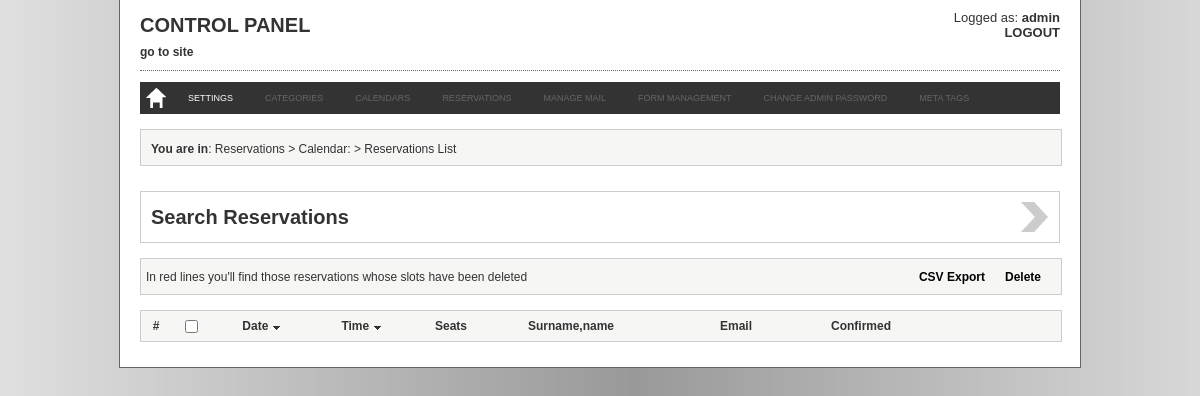
Page /admin/reservation.php (signed in) on the committed database.
### tables this page shows
CREATE TABLE `booking_texts` (
  `text_id` int(11) unsigned NOT NULL AUTO_INCREMENT,
  `page_id` int(11) NOT NULL,
  `text_label` varchar(255) NOT NULL DEFAULT '',
  `text_value` text NOT NULL,
  PRIMARY KEY (`text_id`)
);

### admin/common.php (called while the page is built, shortened)
<?php
include_once dirname(__FILE__).'/class/settings.class.php';
$settingObj = new setting();
include_once dirname(__FILE__).'/class/lang.class.php';
$langObj = new lang();
?>

### admin/class/lang.class.php (called while the page is built, shortened)
<?php
class lang {
	private function doLanguageQuery($label) {
		$languageQry = mysql_query("SELECT * FROM booking_texts WHERE text_label='".mysql_real_escape_string($label)."'");
		return stripslashes(mysql_result($languageQry,0,'text_value'));
	}
	public function getLabel($label) {
		return lang::doLanguageQuery($label);
	}
}
?>

### admin/class/settings.class.php (called while the page is built, shortened)
<?php
class setting {
	private function doSettingQuery($setting) {
		$settingQry = mysql_query("SELECT * FROM booking_config WHERE config_name='".mysql_real_escape_string($setting)."'");
		return mysql_result($settingQry,0,'config_value');
	}
	public function getReservationConfirmationMode() {
		return setting::doSettingQuery('reservation_confirmation_mode');
	}
	public function getSiteDomain() {
		return setting::doSettingQuery('site_domain');
	}
}
?>

### admin/reservation.php (the view, shortened to what this page needs)
<?php
include 'common.php';
include 'include/header.php';
$calendarObj->setCalendar($_GET["calendar_id"]);
?>
<div id="top_bg_container_all">
    <div id="container_all">
        <div id="container_content">
			<?php
            include 'include/menu.php';
            ?>
            <div id="action_bar">
            	<div class="breadcrumb"><strong><?php echo $langObj->getLabel("RESERVATION_YOU_ARE_IN");?></strong>: <a href="reservations.php"><?php echo $langObj->getLabel("RESERVATIONS");?></a> > <?php echo $langObj->getLabel("CALENDAR");?>: <?php echo $calendarObj->getCalendarTitle(); ?> > <?php echo $langObj->getLabel("RESERVATIONS_LIST");?></div>
            </div>
            <div id="rowspace"></div>
            <div class="manage_slot_box_container">
                <div class="manage_slot_box_title"><a href="javascript:openSection('create_div');"><?php echo $langObj->getLabel("RESERVATION_SEARCH_RESERVATION_LABEL");?></a></div>
            </div>
            <div id="action_bar">
                <div id="action"><a onclick="javascript:delItems('manage_reservations','reservations[]','delReservations','<?php echo $langObj->getLabel("RESERVATION_DELETE_MULTIPLE_ALERT");?>','<?php echo $langObj->getLabel("NO_ITEMS_SELECTED"); ?>')"><?php echo $langObj->getLabel("RESERVATIONS_DELETE");?></a></div>
                <div id="action"><a onclick="javascript:CSVexport()"><?php echo $langObj->getLabel("CSV_EXPORT");?></a></div>
                <div id="action" style="float:left; padding-left: 5px; font-weight: normal;"><?php echo $langObj->getLabel("RESERVATION_RED_LABEL");?></div>
            </div>
            <form name="manage_reservations" action="" method="post">
                <div id="table_container">
                    <div id="table">
                        <div class="reservation_title_col1">
                            <div id="table_cell">#</div>
                        </div>
                        <div class="reservation_title_col2">
                            <div id="table_cell"><input type="checkbox" name="selectAll" onclick="javascript:selectCheckbox('manage_reservations','reservations[]');" /></div>
                        </div>
                        <div class="reservation_title_col3">
                            <div id="table_cell"><?php echo $langObj->getLabel("RESERVATION_DATE_LABEL");?>&nbsp;<a href="javascript:orderby('date','<?php echo $_SESSION["orderbyReservationDate"]; ?>');"><img src="images/orderby_<?php echo $_SESSION["orderbyReservationDate"];?>.gif" border=0 /></a></div>
                        </div>
                        <div class="reservation_title_col4">
                            <div id="table_cell"><?php echo $langObj->getLabel("RESERVATION_TIME_LABEL");?>&nbsp;<a href="javascript:orderby('time','<?php echo $_SESSION["orderbyReservationTime"]; ?>');"><img src="images/orderby_<?php echo $_SESSION["orderbyReservationTime"];?>.gif" border=0 /></a></div>
                        </div>
                        <div class="reservation_title_col5">
                            <div id="table_cell"><?php echo $langObj->getLabel("RESERVATION_SEATS_LABEL");?></div>
                        </div>
                        <div class="reservation_title_col6">
                            <div id="table_cell"><?php echo $langObj->getLabel("RESERVATION_SURNAME_NAME_LABEL");?></div>
                        </div>
                        <div class="reservation_title_col7">
                            <div id="table_cell"><?php echo $langObj->getLabel("RESERVATION_EMAIL_LABEL");?></div>
                        </div>
                        <div class="reservation_title_col8">
                            <div id="table_cell"><?php echo $langObj->getLabel("RESERVATION_CONFIRMED_LABEL");?></div>
                        </div>
                        <div class="reservation_title_col9">
                            <div id="table_cell"></div>
                        </div>
                        <div class="reservation_title_col10">
                            <div id="table_cell"></div>
                        </div>
                    </div>
                </div>
            </form>
            <div id="rowspace"></div>
        </div>
    </div>
</div>
<?php
include 'include/footer.php';
?>

### admin/include/header.php (shortened to what this page needs)
<!DOCTYPE html PUBLIC "-//W3C//DTD XHTML 1.0 Transitional//EN" "http://www.w3.org/TR/xhtml1/DTD/xhtml1-transitional.dtd">
<html xmlns="http://www.w3.org/1999/xhtml">
<head>
    <link href="css/style.css" type="text/css" rel="stylesheet"  />
    <link href="css/jquery.lightbox-0.5.css" type="text/css" rel="stylesheet" />
    <link rel="stylesheet" type="text/css" href="css/jquery-ui.css" />
</head>
<body>

### admin/include/menu.php (shortened to what this page needs)
<div id="header_container">
	<?php
    if(isset($_SESSION["admin_id"]) && $_SESSION["admin_id"] != 0) {
	?>
        <div class="header_left">
            <div class="header_title"><h1><?php echo $langObj->getLabel("MENU_CONTROL_PANEL_TITLE"); ?></h1></div>
            <div class="link_website"><a href="../" target="_blank"><?php echo $langObj->getLabel("MENU_GO_TO_SITE"); ?></a></div>
        </div>
        <div class="header_identity_container">
            <div class="header_identity"><?php echo $langObj->getLabel("MENU_LOGGED_AS"); ?> <strong><?php echo $_SESSION["admin_name"]?></strong></div>
            <div class="header_logout"><strong><a href="logout.php"><?php echo $langObj->getLabel("MENU_LOGOUT"); ?></a></strong></div>
        </div>
        <div class="line_dotted"></div>
    <?php
	}
	?>
</div>
<div id="menu_container">
    <div id="menu">
    <ul>
        <?php
        if(isset($_SESSION["admin_id"]) && $_SESSION["admin_id"] != 0) {
		?>
        	<li><a href="welcome.php" class="home_button"></a></li>
            <?php
			if($settingObj->getReservationConfirmationMode() == 0 && $settingObj->getSiteDomain() == '') {
				?>
                <li><a href="configuration.php" <?php if(stristr($_SERVER["SCRIPT_NAME"],"configuration.php")) { echo "style='background-color: #666;'"; }?>><?php echo $langObj->getLabel("MENU_SETTINGS"); ?></a></li>
                <li><a href="#" style='color: #666;'><?php echo $langObj->getLabel("MENU_CATEGORIES"); ?></a></li>
                <li><a href="#" style='color: #666;'><?php echo $langObj->getLabel("MENU_CALENDARS"); ?></a></li>
				<li><a href="#" style='color: #666;'><?php echo $langObj->getLabel("MENU_RESERVATIONS"); ?></a></li>
                <li><a href="#" style='color: #666;'><?php echo $langObj->getLabel("MENU_MANAGE_MAIL"); ?></a></li>
				<li><a href="#" style='color: #666;'><?php echo $langObj->getLabel("MENU_FORM_MANAGEMENT"); ?></a></li>
				<li><a href="#" style='color: #666;'><?php echo $langObj->getLabel("MENU_CHANGE_ADMIN_PASSWORD"); ?></a></li>
                <li><a href="#" style='color: #666;'><?php echo $langObj->getLabel("MENU_META_TAGS"); ?></a></li>
				<?php
			}
			?>
        <?php
		}
		?>
    </ul>
   </div>
</div>

### admin/include/footer.php
</body>
</html>

### admin/css/style.css (style rules this page uses)
body { background: url(../images/bg.png) top center repeat-y; padding: 0px; margin: 0px; font-family:Arial, Helvetica, sans-serif; font-size:12px; color:#333; }
h1 { font-size: 20px; font-weight: bold; margin: 0px; padding: 0px; }
.breadcrumb { height: 35px; line-height: 38px; margin-left: 10px; }
.breadcrumb a { color: #333; text-decoration: none; }
#top_bg_container_all { padding: 0px; margin: 0px; height: 73px; }
#container_all { width: 960px; border: 1px solid #666; border-top: none; margin-left: auto; margin-right: auto; background: #fff; }
#container_content { width: 920px; margin-left: auto; margin-right: auto; }
#table_container { margin:auto; width:920px; margin-top:15px; margin-bottom:0px; }
#table { width: 920px; border: 1px solid #CCCCCC; border-bottom:none; float:left; color: #333; }
#table_cell { width:inherit; height:inherit; display:table-cell; vertical-align:middle; text-align:center; }
#table_cell a { cursor:pointer; text-decoration:none; }
#action_bar { width:920px; height:35px; background-color:#F6F6F5; border: 1px solid #CCCCCC; margin:auto; margin-top: 15px; }
#action { float:right; margin-right: 20px; margin-top:11px; margin-bottom:11px; font-weight:bold; }
#action a { text-decoration:none; color:#000; cursor:pointer; }
.header_left { float: left; }
.header_title { width: 500px; height: 35px; line-height: 50px; }
.link_website { height: 20px; padding: 10px 0 5px; font-weight: bold; }
.link_website a { color: #333; text-decoration: none; font-weight: bold; }
.header_identity_container { float: right; text-align: right; font-size: 13px; }
.header_identity { margin-top: 10px; }
.header_logout a { text-decoration: none; color: #333; }
.line_dotted { width: 920px; height: 1px; border-top: 1px dotted #666666; }
#menu_container { width: 920px; height: 32px; margin-top: 10px; margin-left: auto; margin-right: auto; background: #333; z-index: 100; }
#menu { padding:0; margin:0; }
#menu ul { padding:0; margin:0; }
#menu li { position: relative; float: left; list-style: none; margin: 0; padding:0; font-size:9px; }
#menu li a { height: 32px; display: block; padding: 0 16px; text-decoration:none; text-align: center; line-height: 32px; background-color: #333; color: #fff; cursor: pointer; }
.home_button { height: 32px; background-image: url(../images/buttons/home.png); background-position: top left; }
#rowspace { clear: both; height:25px; }
.manage_slot_box_container { width: 918px; border: 1px solid #ccc; margin-bottom: 15px; }
.manage_slot_box_title a { font-weight: bold; font-size: 20px; color: #333; text-decoration: none; width: 908px; padding-left: 10px; height: 50px; display: block; line-height: 50px; background: #fff url(../images/buttons/arrow.png) top right no-repeat; }
.reservation_title_col1 { width: 30px; height: 30px; float:left; background-color:#F6F6F5; border-bottom:1px solid #CCC; text-align:center; font-weight:bold; }
.reservation_title_col2 { width: 40px; height: 30px; float:left; background-color:#F6F6F5; border-bottom:1px solid #CCC; font-weight:bold; }
.reservation_title_col3 { width: 100px; height: 30px; float:left; background-color:#F6F6F5; border-bottom:1px solid #CCC; font-weight:bold; }
.reservation_title_col4 { width: 100px; height: 30px; float:left; background-color:#F6F6F5; border-bottom:1px solid #CCC; font-weight:bold; }
.reservation_title_col5 { width: 80px; height: 30px; float:left; background-color:#F6F6F5; border-bottom:1px solid #CCC; font-weight:bold; }
.reservation_title_col6 { width: 160px; height: 30px; float:left; background-color:#F6F6F5; border-bottom:1px solid #CCC; font-weight:bold; }
.reservation_title_col7 { width: 170px; height: 30px; float:left; background-color:#F6F6F5; border-bottom:1px solid #CCC; font-weight:bold; }
.reservation_title_col8 { width: 80px; height: 30px; float:left; background-color:#F6F6F5; border-bottom:1px solid #CCC; font-weight:bold; }
.reservation_title_col9 { width: 80px; height: 30px; float:left; background-color:#F6F6F5; border-bottom:1px solid #CCC; font-weight:bold; }
.reservation_title_col10 { width: 80px; height: 30px; float:left; background-color:#F6F6F5; border-bottom:1px solid #CCC; font-weight:bold; }

### rows in the picture
booking_texts: text_value "CONTROL PANEL"
booking_texts: text_value "go to site"
booking_texts: text_value "Logged as:"
booking_texts: text_value "LOGOUT"
booking_texts: text_value "SETTINGS"
booking_texts: text_value "CATEGORIES"
booking_texts: text_value "CALENDARS"
booking_texts: text_value "RESERVATIONS"
booking_texts: text_value "MANAGE MAIL"
booking_texts: text_value "FORM MANAGEMENT"
booking_texts: text_value "CHANGE ADMIN PASSWORD"
booking_texts: text_value "META TAGS"
booking_texts: text_value "You are in"
booking_texts: text_value "Reservations"
booking_texts: text_value "Calendar"
booking_texts: text_value "Reservations List"
booking_texts: text_value "Search Reservations"
booking_texts: text_value "Delete"
booking_texts: text_value "CSV Export"
booking_texts: text_value "In red lines you'll find those reservations whose slots have been deleted"
booking_texts: text_value "Date"
booking_texts: text_value "Time"
booking_texts: text_value "Seats"
booking_texts: text_value "Surname,name"
booking_texts: text_value "Email"
booking_texts: text_value "Confirmed"

### other values in the picture
$_SESSION["admin_name"] "admin"
